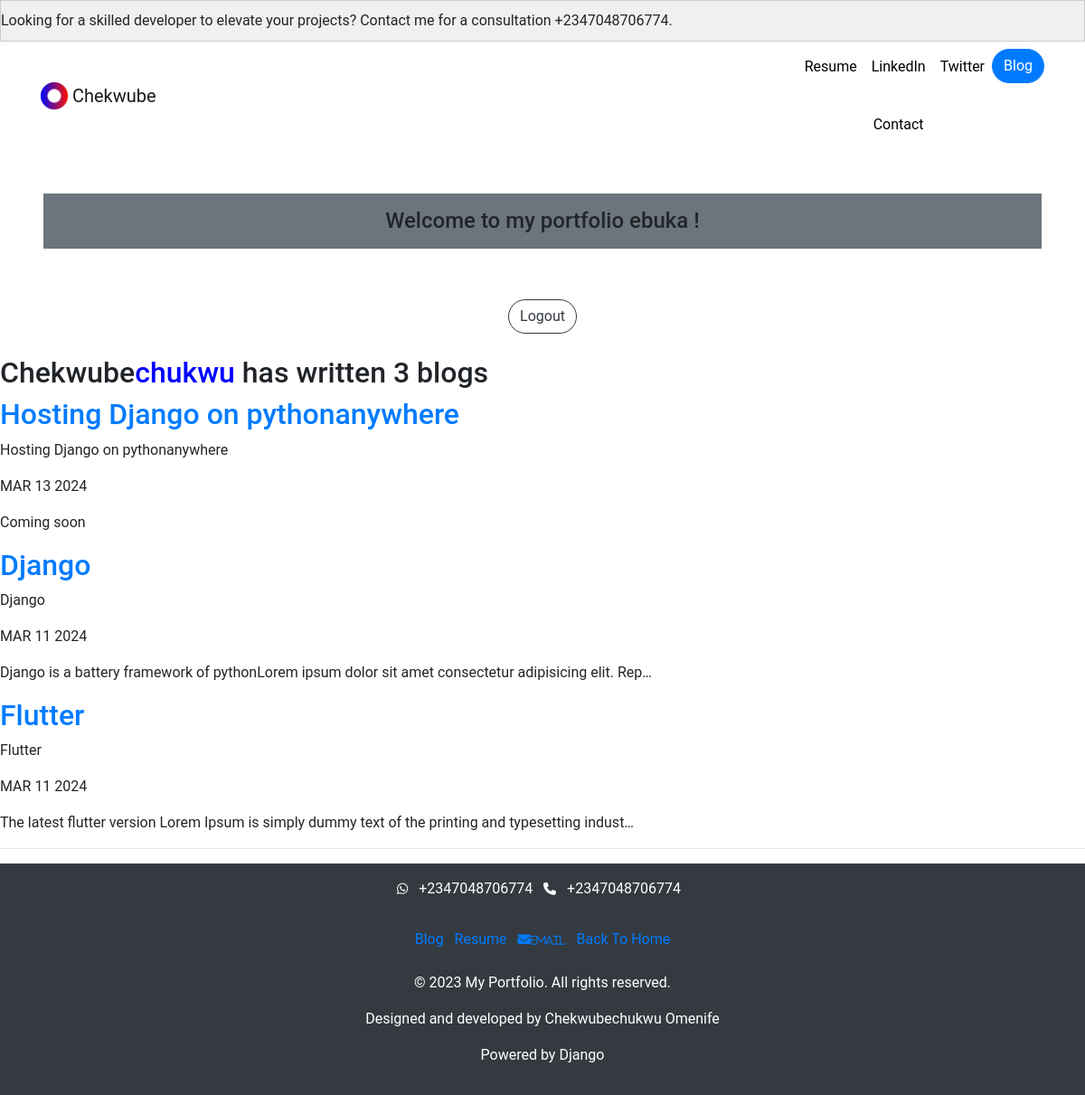
Page /blog/ (signed in) on the committed database.
### blog/models.py (models this page shows, shortened)
class Blog(models.Model):
    title = models.CharField(max_length=100)
    description = models.TextField()
    date = models.DateField()

### blog/views.py (the view)
# urls.py: path("", views.all_blogs, name="all_blogs"),
@login_required
def all_blogs(request):
    blogs = Blog.objects.order_by("-date")
    return render(request, "blog/all_blogs.html", {"blogs": blogs})

### blog/templates/blog/all_blogs.html
{% extends 'portfolio/base.html' %}
{% block content %}
<h2>Chekwube<span style="color: blue;">chukwu</span> has written {{ blogs.count }} blog{{ blogs.count|pluralize }}</h2>
{% for blog in blogs %}
<a href="{% url 'blog:detail' blog.id %}"><h2>{{ blog.title }}</h2>
</a>
<p>{{ blog.title }}</p>
<p>{{ blog.date|date:'M d Y'|upper }}</p>
<p>{{ blog.description|striptags|truncatechars:100 }}</p>
{% endfor %}
{% endblock %}

### portfolio/templates/portfolio/base.html (shortened to what this page needs)
{% load static %}
<!doctype html>
<html lang="en">
<head>
  <link rel="stylesheet" href="https://stackpath.bootstrapcdn.com/bootstrap/4.4.1/css/bootstrap.min.css">
  <link rel="stylesheet" href="{% static "portfolio/custom.css" %}">
  <link rel="stylesheet" href="https://cdnjs.cloudflare.com/ajax/libs/font-awesome/6.5.1/css/all.min.css" />
</head>
<body>
                  <div class="marquee-container">
        <div class="marquee">
        Looking for a skilled developer to elevate your projects? Contact me for a consultation +2347048706774.
        </div>
    </div>
  <nav id="topNav" class="navbar navbar-expand-md navbar-light ">
    <div class="container ">
      <a class="navbar-brand btn-outline-light rounded-pill" href="{% url 'home' %}">
        <img src="{% static "portfolio/Logo.png" %}" width="30" height="30" class="d-inline-block align-top" alt="Nick's Logo">
        <span>Chekwube</span>
      </a>
      <div class="collapse navbar-collapse text-center" id="navbarNav">
        <ul class="navbar-nav ml-auto">
          <li class="nav-item">
            <a class="nav-link btn-outline-light rounded-pill" href="{% static "portfolio/cv.pdf" %}"download="resume.pdf target="_blank">Resume</a>
          </li>
          <li class="nav-item">
            <a class="nav-link btn-outline-light rounded-pill" href="https://www.linkedin.com/ebukaomenife" target="_blank">LinkedIn</a><br>
            <a class="nav-link btn-outline-light rounded-pill" href="{% url 'contact_me' %}" target="_blank">Contact</a>
          </li>
          <li class="nav-item">
            <a class="nav-link btn-outline-light rounded-pill" href="https://twitter.com/xcheche" target="_blank">Twitter</a>
          </li>
          <li>
            <a role="button" href="{% url 'blog:all_blogs' %}" class="btn btn-primary rounded-pill" target="_blank">Blog</a>
          </li>
        </ul>
      </div>
    </div>
  </nav>
  {% if user.is_authenticated %}
<h4 class="text-center bg bg-secondary p-3 m-5"> Welcome to my portfolio {{ user.username }} !</h4>
<form action="{% url 'logoutuser' %}" method="POST" class="text-center">
    <button type="submit" class="btn btn-outline-dark rounded-pill mt-2">Logout</button>
</form><br>
{% else %}
<a href="{% url 'signupuser' %}" class="btn btn-outline-dark rounded-pill mx-5">Sign Up</a>
<a href="{% url 'loginuser' %}" class="btn btn-outline-dark rounded-pill">Login</a>
{% endif %}
    {% block content %}{% endblock %}
</body>
<hr>
<footer class="container-fluid bg-dark text-white py-3" >
  <div class="row">
    <div class="col">  <p>
        <i class="fab fa-whatsapp fa-sm"></i> <a href="tel:+2347048706774" class="text-white mx-2"> +2347048706774</a>
        <i class="fa fa-phone fa-sm"></i> <a href="tel:+2347048706774" class="text-white mx-2"> +2347048706774</a>
        <br>
      </p>
    </div>
  </div>
<div  style="text-decoration: none"   class="row d-flex justify-content-center  align-items-center m-2 p-2 mb-3 ">
    <a href="{% url 'blog:all_blogs' %}" class="blog">Blog</a>&nbsp; &nbsp;
  <a href="{% static 'portfolio/mycv.pdf' %}" class="resume">Resume</a>&nbsp; &nbsp;
  <a href="mailto:checheomenife@gmail.com" class="fa fa-envelope fa-sm"><small>email</small></a>&nbsp; &nbsp;
  <a href="/">Back To Home</a>
</div>
 <p>&copy; 2023 My Portfolio. All rights reserved.</p>
      <p>Designed and developed by Chekwubechukwu Omenife</p>
      <p>Powered by Django</p>
</footer>
</html>

### portfolio/static/portfolio/custom.css (style rules this page uses)
.navbar-nav .nav-link { color: rgba(0,0,0,1) !important; }
body { font-family: 'roboto', sans-serif; }
footer { text-align: center; }
.marquee-container { width: 100%; overflow: hidden; background-color: #f0f0f0; border: 1px solid #ccc; padding: 10px 0; margin: auto; }
.marquee { display: inline-block; white-space: nowrap; animation: marquee 25s linear infinite; }

### rows in the picture
Blog: title "Hosting Django on pythonanywhere", date "MAR 13 2024", description "Coming soon"
Blog: title "Django", date "MAR 11 2024", description "Django is a battery framework of pythonLorem ipsum dolor sit amet consectetur adipisicing elit. Rep…"
Blog: title "Flutter", date "MAR 11 2024", description "The latest flutter version Lorem Ipsum is simply dummy text of the printing and typesetting indust…"

### other values in the picture
{{ user.username }} "ebuka"
{{ blogs.count }} "3"
